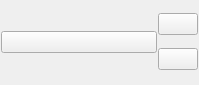
<?xml version="1.0" encoding="UTF-8"?>
<ui version="4.0">
 <class>Form</class>
 <widget class="QWidget" name="Form">
  <property name="geometry">
   <rect>
    <x>0</x>
    <y>0</y>
    <width>199</width>
    <height>85</height>
   </rect>
  </property>
  <property name="sizePolicy">
   <sizepolicy hsizetype="Maximum" vsizetype="Maximum">
    <horstretch>0</horstretch>
    <verstretch>0</verstretch>
   </sizepolicy>
  </property>
  <property name="windowTitle">
   <string>Form</string>
  </property>
  <layout class="QHBoxLayout" name="horizontalLayout">
   <property name="spacing">
    <number>1</number>
   </property>
   <property name="leftMargin">
    <number>1</number>
   </property>
   <property name="topMargin">
    <number>1</number>
   </property>
   <property name="rightMargin">
    <number>1</number>
   </property>
   <property name="bottomMargin">
    <number>1</number>
   </property>
   <item>
    <widget class="QPushButton" name="btn_Connect">
     <property name="text">
      <string/>
     </property>
     <property name="icon">
      <iconset>
       <normaloff>icons/icon_webapp.png</normaloff>
       <disabledoff>icons/icon_webapp_off.png</disabledoff>
       <disabledon>icons/icon_webapp_off.png</disabledon>icons/icon_webapp.png</iconset>
     </property>
     <property name="iconSize">
      <size>
       <width>150</width>
       <height>75</height>
      </size>
     </property>
    </widget>
   </item>
   <item>
    <layout class="QVBoxLayout" name="verticalLayout_3">
     <item>
      <widget class="QPushButton" name="btn_Commit">
       <property name="sizePolicy">
        <sizepolicy hsizetype="Maximum" vsizetype="Maximum">
         <horstretch>0</horstretch>
         <verstretch>0</verstretch>
        </sizepolicy>
       </property>
       <property name="toolTip">
        <string>Commit this Project to the Corpus</string>
       </property>
       <property name="text">
        <string/>
       </property>
       <property name="icon">
        <iconset>
         <normaloff>icons/icon_commit.png</normaloff>icons/icon_commit.png</iconset>
       </property>
       <property name="iconSize">
        <size>
         <width>20</width>
         <height>20</height>
        </size>
       </property>
      </widget>
     </item>
     <item>
      <widget class="QPushButton" name="btn_Options">
       <property name="sizePolicy">
        <sizepolicy hsizetype="Maximum" vsizetype="Maximum">
         <horstretch>0</horstretch>
         <verstretch>0</verstretch>
        </sizepolicy>
       </property>
       <property name="toolTip">
        <string>Options</string>
       </property>
       <property name="text">
        <string/>
       </property>
       <property name="icon">
        <iconset>
         <normaloff>icons/icon_options.png</normaloff>icons/icon_options.png</iconset>
       </property>
       <property name="iconSize">
        <size>
         <width>20</width>
         <height>20</height>
        </size>
       </property>
      </widget>
     </item>
    </layout>
   </item>
  </layout>
 </widget>
 <resources/>
 <connections/>
</ui>
